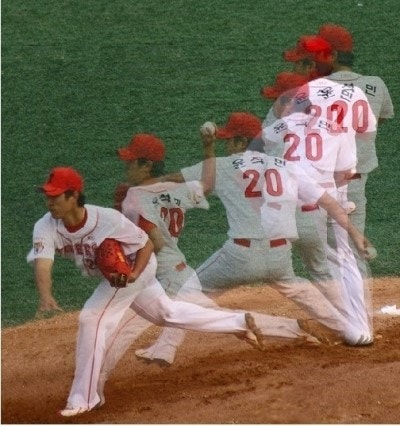
#> input picture test.jpg, 400 x 426 px
$ python make_cases.py --fixture ../../test.jpg --out out
#> lines starting #> are read from the running program, lines starting #| are printed output that depends on the picture; after the words box and inside, x2 and y2 are one past the last pixel; in counts of white or black regions, pixels touching at a corner belong together
"""The synthetic cases behind the adapter numbers in `work/retouch_evaluation.md` §3.

specs/skin_retouch_validation.md §2 asks the evaluation record to carry commands that reproduce it.
The photo set §2 fixes does not exist here, so what §3 measures is the **adapter**, on masks drawn
by this script over a repository fixture. Deterministic: no randomness, no download, no photograph
added to the repository, and the cases are written outside it.

    python3 make_cases.py --fixture ../../fixtures/photo_512.png --out ~/retouch-cases/synthetic

This is not a quality sample and cannot become one: the fixture contains no face. It exists so the
mechanical claims — polarity, patch planning, wrapper overreach, the protection guard, and cost per
patch — can be re-run and disagreed with.
"""

from __future__ import annotations

import argparse
import json
from pathlib import Path

import cv2
import numpy as np

#: The 128x128 crop the polarity comparison runs on, and the defect drawn in the middle of it.
POLARITY_ORIGIN = (128, 128)
POLARITY_SIZE = 128
POLARITY_RADIUS = 10

#: One square defect per case, sized so `patches.plan_patches` lands on the patch named in the id:
#: a side of `d` gives `3d`, or the 64 px floor when that is smaller.
PATCH_CASES = {
    "patch64": (100, 100, 6),
    "patch129": (200, 100, 43),
    "patch258": (200, 140, 86),
    "patch384": (192, 128, 128),
}

#: Four defects: two 15 px apart (merged, closer than `MERGE_GAP_PX`), one far away, one that the
#: allowed mask protects entirely. Plus a protected rectangle across half of the far one.
TWO_PATCH_DEFECTS = ((60, 60, 80, 80), (95, 60, 115, 80), (300, 200, 330, 230), (420, 80, 440, 100))
TWO_PATCH_PROTECTED = ((410, 70, 455, 115), (315, 190, 360, 240))


def box_mask(shape: tuple[int, int], boxes) -> np.ndarray:
    mask = np.zeros(shape, dtype=np.uint8)
    for x0, y0, x1, y1 in boxes:
        mask[y0:y1, x0:x1] = 255
    return mask


def write(path: Path, image: np.ndarray) -> None:
    if not cv2.imwrite(str(path), image):
        raise OSError(f"could not write {path}")


def make_cases(fixture: Path, out: Path) -> list[dict]:
    photo = cv2.imread(str(fixture), cv2.IMREAD_COLOR)
#> photo is the input picture: shape (426, 400, 3); mean B, G, R 84.4, 103.9, 114.8
    if photo is None:
        raise FileNotFoundError(fixture)
    height, width = photo.shape[:2]
#> height = 426; width = 400
    out.mkdir(parents=True, exist_ok=True)
    cases: list[dict] = []

    # --- polarity, on a small crop so the counts are readable ----------------------------------
    x0, y0 = POLARITY_ORIGIN
    crop = photo[y0:y0 + POLARITY_SIZE, x0:x0 + POLARITY_SIZE]
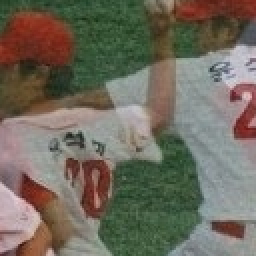
#> crop: shape (128, 128, 3) (shown 2 times larger); mean B, G, R 93.4, 106.5, 112
    defect = np.zeros(crop.shape[:2], dtype=np.uint8)
    centre = POLARITY_SIZE // 2
    cv2.circle(defect, (centre, centre), POLARITY_RADIUS, 255, thickness=-1)
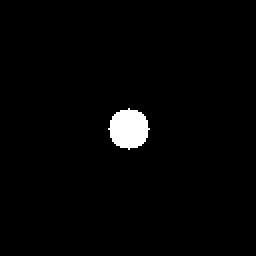
#> defect: shape (128, 128) (shown 2 times larger); 1.9% white; 1 white region, box (x1, y1, x2, y2) and area: (54, 54, 75, 75) 317
    write(out / "polarity.png", crop)
    write(out / "polarity_defect.png", defect)
    # The same crop with the mask turned over: what the model would be asked to restore if the
    # app's polarity were passed through unconverted (`restore.to_model_mask` is the conversion).
    write(out / "polarity_inverted_defect.png", np.where(defect > 0, np.uint8(0), np.uint8(255)))
    cases.append({"id": "polarity", "image": "polarity.png", "defect_mask": "polarity_defect.png"})
    cases.append({
        "id": "polarity_inverted",
        "image": "polarity.png",
        "defect_mask": "polarity_inverted_defect.png",
    })

    # --- one patch per size, for the cost table ------------------------------------------------
    write(out / "photo.png", photo)
    for case_id, (left, top, side) in PATCH_CASES.items():
        write(
            out / f"{case_id}_defect.png",
            box_mask((height, width), [(left, top, left + side, top + side)]),
        )
        cases.append({
            "id": case_id,
            "image": "photo.png",
            "defect_mask": f"{case_id}_defect.png",
        })
#> this loop made 4 passes
#> pass 1, in write (call 5), `if not cv2.imwrite(str(path), image):`:
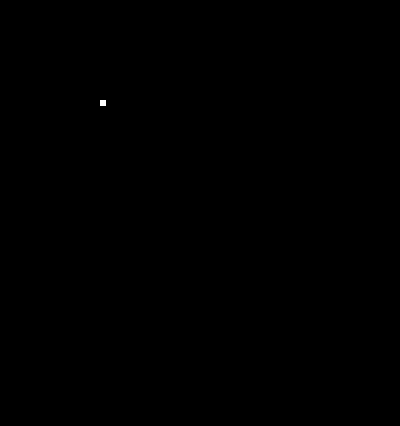
#> saved as patch64_defect.png: shape (426, 400); 0.02% white; 1 white region, box (x1, y1, x2, y2) and area: (100, 100, 106, 106) 36
#> pass 2, in write (call 6), `if not cv2.imwrite(str(path), image):`:
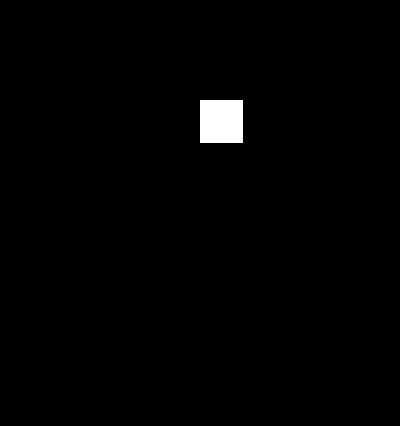
#> saved as patch129_defect.png: shape (426, 400); 1.1% white; 1 white region, box (x1, y1, x2, y2) and area: (200, 100, 243, 143) 1849

    # --- patch planning and the protection guard, in one image --------------------------------
    write(out / "twopatch_defect.png", box_mask((height, width), TWO_PATCH_DEFECTS))
#> in write (call 9), `if not cv2.imwrite(str(path), image):`:
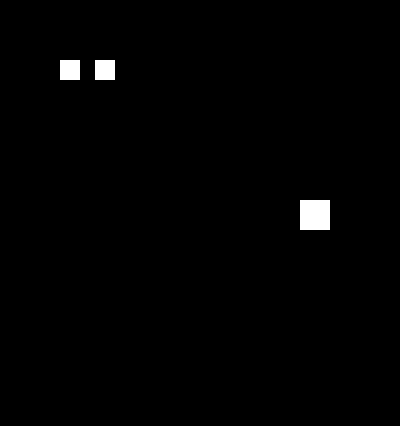
#> saved as twopatch_defect.png: shape (426, 400); 1% white; 3 white regions, box (x1, y1, x2, y2) and area: (300, 200, 330, 230) 900, (60, 60, 80, 80) 400, (95, 60, 115, 80) 400
    protected = box_mask((height, width), TWO_PATCH_PROTECTED)
    write(out / "twopatch_allowed.png", np.where(protected > 0, np.uint8(0), np.uint8(255)))
#> in write (call 10), `if not cv2.imwrite(str(path), image):`:
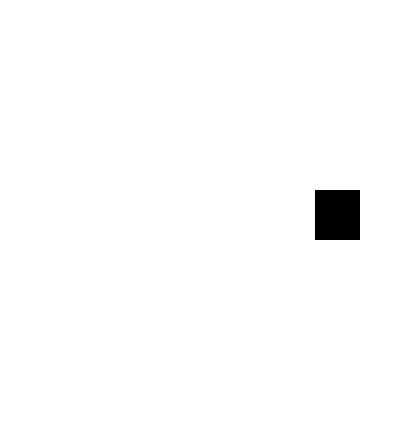
#> saved as twopatch_allowed.png: shape (426, 400); 98.7% white; 1 black region, box (x1, y1, x2, y2) and area: (315, 190, 360, 240) 2250
    cases.append({
        "id": "twopatch",
        "image": "photo.png",
        "defect_mask": "twopatch_defect.png",
        "allowed_mask": "twopatch_allowed.png",
    })
    return cases


def main() -> int:
    parser = argparse.ArgumentParser(
        description=__doc__, formatter_class=argparse.RawDescriptionHelpFormatter
    )
    parser.add_argument("--fixture", required=True, type=Path, help="a repository fixture image")
    parser.add_argument("--out", required=True, type=Path, help="case directory, outside the repo")
    args = parser.parse_args()

    cases = make_cases(args.fixture, args.out)
    manifest = args.out / "manifest.json"
    manifest.write_text(json.dumps({"cases": cases}, indent=2) + "\n")
    print(f"wrote {len(cases)} cases and {manifest}")
#| wrote 7 cases and out/manifest.json
    return 0


if __name__ == "__main__":
    raise SystemExit(main())
#> (the program exits here)

$ run again, on core/imaging/src/test/resources/golden/blacks_+0.5.png
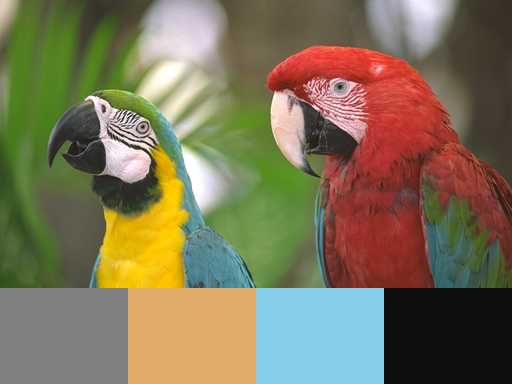
#> input picture core/imaging/src/test/resources/golden/blacks_+0.5.png, 512 x 384 px
#> in make_cases, photo is the input picture: shape (384, 512, 3); mean B, G, R 87.6, 115.9, 125.1
#> defect: shape (128, 128); 1.9% white; 1 white region, box (x1, y1, x2, y2) and area: (54, 54, 75, 75) 317
#> the loop in make_cases, `for case_id, (left, top, side) in PATCH_CASES.items():` made 4 passes
#> pass 2, in write (call 6), `if not cv2.imwrite(str(path), image):`:
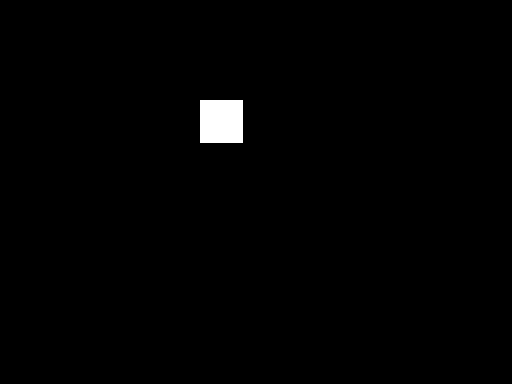
#> saved as patch129_defect.png: shape (384, 512); 0.94% white; 1 white region, box (x1, y1, x2, y2) and area: (200, 100, 243, 143) 1849
#> in write (call 10), `if not cv2.imwrite(str(path), image):`:
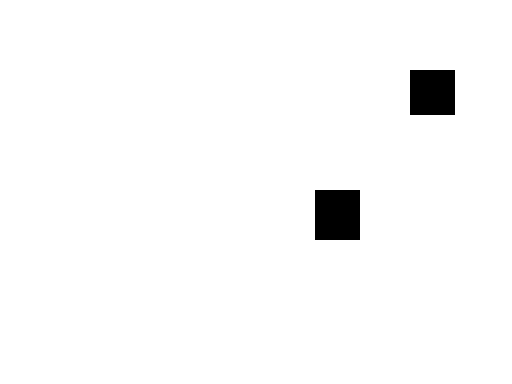
#> saved as twopatch_allowed.png: shape (384, 512); 97.8% white; 2 black regions, box (x1, y1, x2, y2) and area: (315, 190, 360, 240) 2250, (410, 70, 455, 115) 2025
#| wrote 7 cases and out/manifest.json
